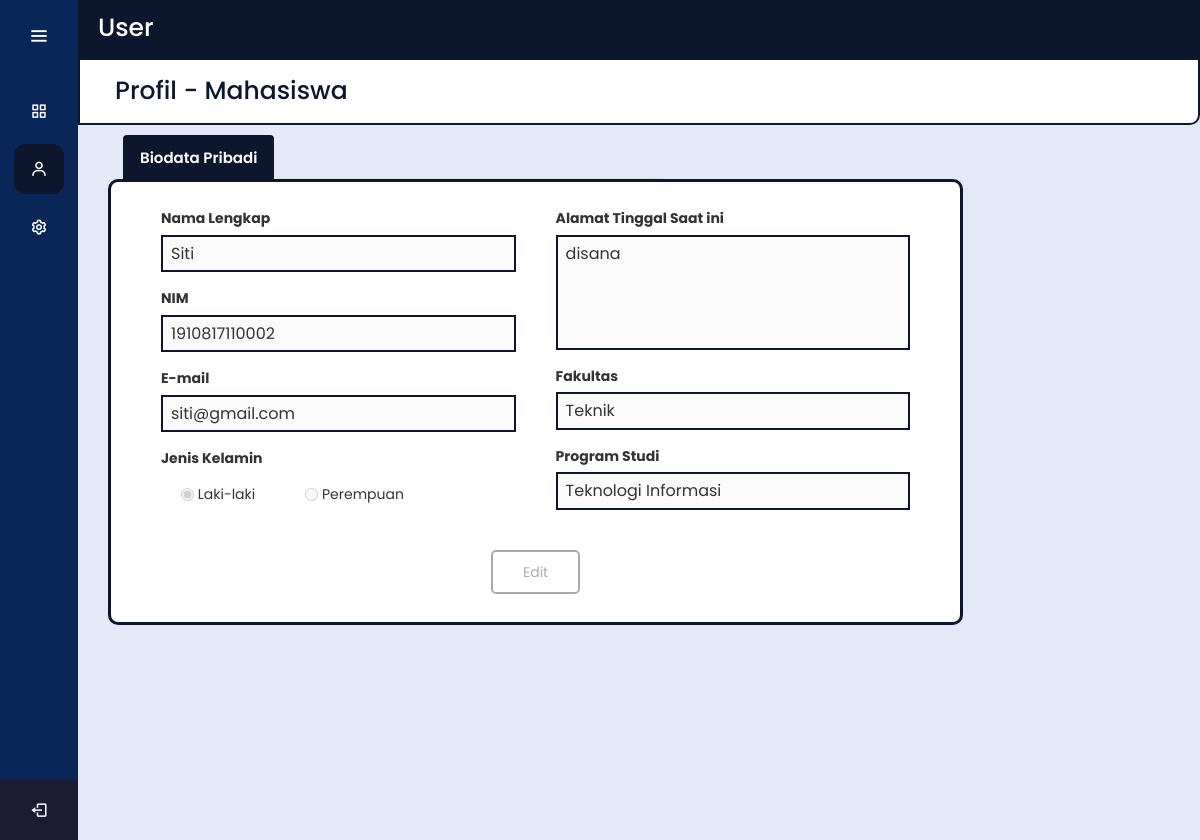
The app's page /profil_mahasiswa.php (signed in) with its own data.
### tables this page shows
CREATE TABLE `mahasiswa` (
  `nim_mahasiswa` varchar(13) NOT NULL,
  `nama_mahasiswa` varchar(25) NOT NULL,
  `email_mahasiswa` varchar(254) NOT NULL,
  `gender_mahasiswa` varchar(10) NOT NULL,
  `alamat_mahasiswa` varchar(255) NOT NULL,
  `fakultas_mahasiswa` varchar(20) NOT NULL,
  `prodi_mahasiswa` varchar(30) NOT NULL,
  PRIMARY KEY (`nim_mahasiswa`)
);

### profil_mahasiswa.php (the view, shortened to what this page needs)
<!DOCTYPE html>
<html lang="en" dir="ltr">
<head>
    <link rel="stylesheet" href="style/adduser_style.css" />
    <link href="https://unpkg.com/boxicons@2.0.7/css/boxicons.min.css" rel="stylesheet" />
    <link rel="stylesheet" href="https://maxcdn.bootstrapcdn.com/bootstrap/3.4.1/css/bootstrap.min.css" />
</head>
<body>
    <div class="sidebar">
        <div class="logo-details">
            <i class='bx bx-menu' id="btn"></i>
        </div>
        <ul class="nav-list">
            <li>
                <a href="index.php">
                    <i class='bx bx-grid-alt'></i>
                </a>
            </li>
            <div class="sidebar-file">
                <li>
                            <?php if ($_SESSION['level_user'] == "Mahasiswa") { ?>
                                <a href="profil_mahasiswa.php">
                                <?php } ?>
                                <i class='bx bx-user'></i>
                                </a>
                </li>
            </div>
            <li>
                        <?php if ($_SESSION['level_user'] == "Mahasiswa") { ?>
                            <a href="edit_password_mahasiswa.php">
                            <?php } ?>
                            <i class='bx bx-cog'></i>
                            </a>
            </li>
            <li class="profile">
                <div class="profile-details">
                    <div class="name_job">
                        <div class="name"><?php echo "$_SESSION[login_user]"; ?></div>
                        <div class="job"><?php echo "$_SESSION[level_user]"; ?></div>
                    </div>
                </div>
                <a href="logic/logout.php">
                    <i class='bx bx-log-out' id="log_out"></i>
                </a>
            </li>
        </ul>
    </div>
    <section class="home-section">
        <div class="uppertittle-section">User</div>
        <div class="header-title1">
            <h3>Profil - Mahasiswa</h3>
        </div>
        <div class="form-container">
            <div class="padtab">
                <ul class="nav nav-tabs" id="myTab">
                    <li class="active">
                        <a data-toggle="tab" href="#data-pribadi">Biodata Pribadi</a>
                    </li>
                </ul>
            </div>
            <?php
            require_once("logic/koneksi.php");
            $data = $pdo_conn->prepare("SELECT * FROM mahasiswa WHERE nim_mahasiswa=" . $_SESSION['nim']);
            $data->execute();
            $result = $data->fetchAll();
            ?>
            <div class="tab-content">
                <div id="data-pribadi" class="tab-pane fade in active">
                    <form action="" id="form-data" class="form-block" method="post">
                        <div class="full-width">
                            <div class="half-width">
                                <div class="col-full">
                                    <label for="nama_lengkap">Nama Lengkap</label>
                                    <input type="text" name="nama" placeholder="Masukan Nama" class="input-field" value="<?php echo $result[0]["nama_mahasiswa"]; ?>" required disabled />
                                </div>
                                <div class="col-full">
                                    <label for="no_nip">NIM</label>
                                    <input type="text" name="nim" placeholder="Masukan NIP" class="input-field" value="<?php echo $result[0]["nim_mahasiswa"]; ?>" required disabled />
                                </div>
                                <div class="col-full">
                                    <label for="nama_email">E-mail</label>
                                    <input type="text" name="email" placeholder="Masukan E-mail" class="input-field" value="<?php echo $result[0]["email_mahasiswa"]; ?>" required disabled />
                                </div>
                                <div class="col-full">
                                    <label for="gender">Jenis Kelamin</label>
                                    <label class="radio-inline">
                                        <input type="radio" name="gender" id="inlineRadio1" value="Laki-laki" required <?php
                                                                                                                        if ($result[0]['gender_mahasiswa'] == "Laki-laki")
                                                                                                                            echo "checked"
                                                                                                                        ?> disabled />
                                        Laki-laki
                                    </label>
                                    <label class="radio-inline">
                                        <input type="radio" name="gender" id="inlineRadio1" value="Perempuan" <?php
                                                                                                                if ($result[0]['gender_mahasiswa'] == "Perempuan")
                                                                                                                    echo "checked"
                                                                                                                ?> disabled />
                                        Perempuan
                                    </label>
                                </div>
                            </div>
                            <div class="half-width">
                                <div class="col-full">
                                    <label for="alamat">Alamat Tinggal Saat ini</label>
                                    <textarea class="textarea-field" name="alamat" id="textarea" required disabled><?php echo $result[0]["alamat_mahasiswa"]; ?></textarea>
                                </div>
                                <div class="col-full">
                                    <label for="nama_fakultas">Fakultas</label>
                                    <input type="text" name="fakultas" placeholder="Masukan nama Fakultas" class="input-field" value="<?php echo $result[0]["fakultas_mahasiswa"]; ?>" required disabled />
                                </div>
                                <div class="col-full">
                                    <label for="nama_prodi">Program Studi</label>
                                    <input type="text" name="prodi" placeholder="Masukan Nama Prodi" class="input-field" value="<?php echo $result[0]["prodi_mahasiswa"]; ?>" required disabled />
                                </div>
                            </div>
                            <div class="box-mid">
                                <a href="edit_profil_mahasiswa.php" class="btn-batal">Edit</a>
                            </div>
                        </div>
                    </form>
                </div>
            </div>
        </div>
    </section>
</body>
</html>

### style/adduser_style.css (style rules this page uses)
* { margin: 0; padding: 0; box-sizing: border-box; font-family: "Poppins", sans-serif; }
.sidebar { position: fixed; left: 0; top: 0; height: 100%; width: 78px; background: #0a2558; padding: 6px 14px; z-index: 99; transition: all 0.5s ease; }
.sidebar .logo-details { height: 60px; display: flex; align-items: center; position: relative; }
.sidebar .logo-details #btn { position: absolute; top: 50%; right: 0; transform: translateY(-50%); font-size: 22px; transition: all 0.4s ease; font-size: 23px; text-align: center; cursor: pointer; transition: all 0.5s ease; }
.sidebar i { color: #fff; height: 60px; min-width: 50px; font-size: 28px; text-align: center; line-height: 60px; }
.sidebar .nav-list { margin-top: 20px; height: 100%; }
.sidebar li { position: relative; margin: 8px 0; list-style: none; }
.sidebar li a { display: flex; height: 100%; width: 100%; border-radius: 12px; align-items: center; text-decoration: none; transition: all 0.4s ease; }
.sidebar-file li a { display: flex; height: 100%; width: 100%; border-radius: 12px; align-items: center; text-decoration: none; transition: all 0.4s ease; background: #0c172d; }
.sidebar li i { height: 50px; line-height: 50px; font-size: 18px; border-radius: 12px; }
.sidebar li.profile { position: fixed; height: 60px; width: 78px; left: 0; bottom: -8px; padding: 10px 14px; background: #0c172d; transition: all 0.5s ease; overflow: hidden; }
.sidebar li .profile-details { display: flex; align-items: center; flex-wrap: nowrap; }
.sidebar li.profile .name, .sidebar li.profile .job { font-size: 15px; font-weight: 400; color: #fff; white-space: nowrap; }
.sidebar li.profile .job { font-size: 12px; }
.sidebar .profile #log_out { position: absolute; top: 50%; right: 0; transform: translateY(-50%); background: #1d1b31; width: 100%; height: 60px; line-height: 60px; border-radius: 0px; transition: all 0.5s ease; }
.home-section { position: relative; background: #e4e9f7; min-height: 105vh; top: 0; left: 78px; width: calc(100% - 78px); transition: all 0.5s ease; z-index: 2; }
.uppertittle-section { width: 100%; height: 60px; background-color: #0c172d; display: inline-block; color: white; font-size: 25px; font-weight: 500; padding: 10px 0px 10px 20px; }
.home-section .header-title1 { background-color: #fff; height: 70px; margin-top: -5px; margin-left: 0px; width: 100%; border-bottom-right-radius: 10px; border: 2px solid #0c172d; float: left; }
.home-section .header-title1 h3 { width: 100%; height: 60px; color: #0c172d; font-size: 25px; font-weight: 500; padding: 0 0 10px 35px; }
.home-section .form-container { width: 78%; margin: 10px 0 0 10px; float: left; }
.padtab { margin-left: 35px; }
.nav-tabs { margin-right: 300px; }
#myTab li a { border-top: 2px solid #0c172d; border-right: 2px solid #0c172d; border-left: 2px solid #0c172d; background-color: #fff; color: #0c172d; font-size: 15px; font-weight: 600; }
#myTab li.active a { border-bottom-color: transparent; background-color: #0c172d; color: white; }
.form-block { display: inline-block; margin-left: 20px; padding: 10px 0; background: #ffffff; border-radius: 10px; border: 3px solid #0c172d; }
.full-width { width: 100%; display: block; float: left; padding: 0 30px; }
.half-width { width: 50%; display: block; float: left; padding: 0 10px; }
.col-full { width: 100%; float: left; padding: 0 10px; }
label { width: 100%; float: left; font-size: 14px; font-weight: 600; line-height: 1.6; margin: 15px 0 5px; }
.input-field { width: 100%; float: left; line-height: 1.6; padding: 4px 8px; font-size: 16px; border: 2px solid #0c172d; }
.textarea-field { width: 100%; float: left; line-height: 1.6; padding: 4px 8px 56px; font-size: 16px; border: 2px solid #0c172d; resize: none; }
.form-block .radio-inline { position: relative; display: inline-block; padding: 7px 20px 7px 20px; margin-bottom: 0; font-weight: 400; vertical-align: middle; cursor: pointer; width: auto; margin: 0 20px; }
.form-block .radio-inline [type="radio"] { position: relative; top: 2px; }
.box-mid { width: 100%; float: left; padding: 50px 0 30px; text-align: center; }
.btn-batal { margin: 0 10px; padding: 10px 30px; background-color: #fff; color: #ababab; border: 2px solid #ababab; cursor: pointer; border-radius: 5px/5px; }

### records on screen
mahasiswa: nama "Siti", nim "1910817110002", email "siti@gmail.com", gender_mahasiswa "☑ Laki-laki", alamat "disana", fakultas "Teknik", prodi "Teknologi Informasi"
